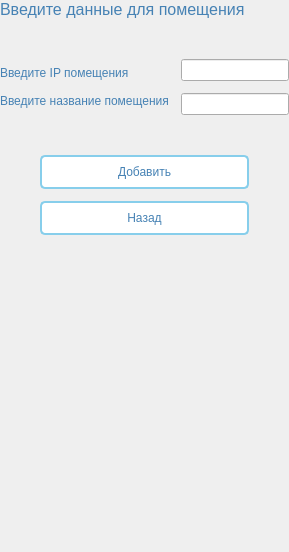
     <widget class="QWidget" name="addRoomPage">
      <layout class="QVBoxLayout" name="verticalLayout_19">
       <property name="spacing">
        <number>0</number>
       </property>
       <property name="leftMargin">
        <number>0</number>
       </property>
       <property name="topMargin">
        <number>0</number>
       </property>
       <property name="rightMargin">
        <number>0</number>
       </property>
       <property name="bottomMargin">
        <number>0</number>
       </property>
       <item>
        <widget class="QLabel" name="label_17">
         <property name="font">
          <font>
           <pointsize>12</pointsize>
           <weight>50</weight>
           <bold>false</bold>
          </font>
         </property>
         <property name="styleSheet">
          <string notr="true">QLabel {
    color: #4682B4;  /* Точный цвет текста как у кнопок */
  
    font-weight: normal;
}</string>
         </property>
         <property name="text">
          <string>Введите данные для помещения</string>
         </property>
        </widget>
       </item>
       <item>
        <spacer name="verticalSpacer_12">
         <property name="orientation">
          <enum>Qt::Vertical</enum>
         </property>
         <property name="sizeType">
          <enum>QSizePolicy::Minimum</enum>
         </property>
         <property name="sizeHint" stdset="0">
          <size>
           <width>20</width>
           <height>40</height>
          </size>
         </property>
        </spacer>
       </item>
       <item>
        <layout class="QHBoxLayout" name="horizontalLayout_15">
         <item>
          <layout class="QVBoxLayout" name="verticalLayout_18">
           <property name="rightMargin">
            <number>12</number>
           </property>
           <item>
            <widget class="QLabel" name="label">
             <property name="styleSheet">
              <string notr="true">QLabel {
    color: #4682B4;

    font-weight: normal;
}</string>
             </property>
             <property name="text">
              <string>Введите IP помещения</string>
             </property>
            </widget>
           </item>
           <item>
            <widget class="QLabel" name="label_2">
             <property name="styleSheet">
              <string notr="true">QLabel {
    color: #4682B4;

    font-weight: normal;
}</string>
             </property>
             <property name="text">
              <string>Введите название помещения</string>
             </property>
            </widget>
           </item>
          </layout>
         </item>
         <item>
          <layout class="QVBoxLayout" name="verticalLayout_17">
           <property name="spacing">
            <number>12</number>
           </property>
           <item>
            <widget class="QLineEdit" name="IPaddressLine"/>
           </item>
           <item>
            <widget class="QLineEdit" name="roomNameLine"/>
           </item>
          </layout>
         </item>
        </layout>
       </item>
       <item>
        <spacer name="verticalSpacer_13">
         <property name="orientation">
          <enum>Qt::Vertical</enum>
         </property>
         <property name="sizeType">
          <enum>QSizePolicy::Minimum</enum>
         </property>
         <property name="sizeHint" stdset="0">
          <size>
           <width>20</width>
           <height>40</height>
          </size>
         </property>
        </spacer>
       </item>
       <item>
        <layout class="QHBoxLayout" name="horizontalLayout_14">
         <item>
          <spacer name="horizontalSpacer_4">
           <property name="orientation">
            <enum>Qt::Horizontal</enum>
           </property>
           <property name="sizeType">
            <enum>QSizePolicy::Preferred</enum>
           </property>
           <property name="sizeHint" stdset="0">
            <size>
             <width>40</width>
             <height>20</height>
            </size>
           </property>
          </spacer>
         </item>
         <item>
          <layout class="QVBoxLayout" name="verticalLayout_8">
           <property name="spacing">
            <number>12</number>
           </property>
           <item>
            <widget class="QPushButton" name="addRoomViewButton">
             <property name="styleSheet">
              <string notr="true">QPushButton {
    background-color: white;
    border: 2px solid #87CEEB;
    border-radius: 5px;
    padding: 8px;
    color: #4682B4;
}

QPushButton:hover {
    background-color: #F0F8FF;
}

QPushButton:pressed {
    background-color: #E6F3FF;
}</string>
             </property>
             <property name="text">
              <string>Добавить</string>
             </property>
            </widget>
           </item>
           <item>
            <widget class="QPushButton" name="undoRoomButton">
             <property name="styleSheet">
              <string notr="true">QPushButton {
    background-color: white;
    border: 2px solid #87CEEB;
    border-radius: 5px;
    padding: 8px;
    color: #4682B4;
}

QPushButton:hover {
    background-color: #F0F8FF;
}

QPushButton:pressed {
    background-color: #E6F3FF;
}</string>
             </property>
             <property name="text">
              <string>Назад</string>
             </property>
            </widget>
           </item>
          </layout>
         </item>
         <item>
          <spacer name="horizontalSpacer_5">
           <property name="orientation">
            <enum>Qt::Horizontal</enum>
           </property>
           <property name="sizeType">
            <enum>QSizePolicy::Preferred</enum>
           </property>
           <property name="sizeHint" stdset="0">
            <size>
             <width>40</width>
             <height>20</height>
            </size>
           </property>
          </spacer>
         </item>
        </layout>
       </item>
       <item>
        <spacer name="verticalSpacer_14">
         <property name="orientation">
          <enum>Qt::Vertical</enum>
         </property>
         <property name="sizeHint" stdset="0">
          <size>
           <width>20</width>
           <height>317</height>
          </size>
         </property>
        </spacer>
       </item>
      </layout>
     </widget>
